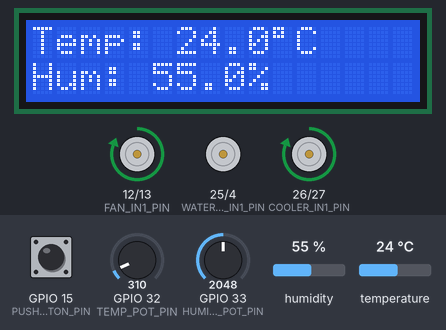
Bench run of a sketch on a simulated ESP32. Shown: 16×2 character LCD, motor-driver pin pairs drawn as motors (green arrow = first pin HIGH = forward, orange = second pin HIGH = backward, longer = more drive). Inputs (shaded band) come from the test bench; at power-on: temperature 24 °C, GPIO 15 (PUSH_BUTTON_PIN) HIGH, GPIO 32 (TEMP_POT_PIN) = 310, GPIO 33 (HUMIDITY_POT_PIN) = 2048, humidity 55 %. WiFi joins after 1.5 s; servers stay silent unless stated; the local clock reads 2024-03-15 10:24:30 at power-on unless the sketch sets it; what the sketch prints to the serial monitor is not drawn.

Above: at 4.8 s.
4.9 s: temperature set to 0 °C
At 6.4 s:
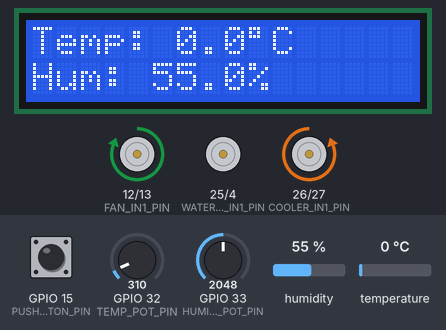
7.6 s: GPIO 15 (PUSH_BUTTON_PIN) pulled LOW for 2.35 s
At 10.7 s:
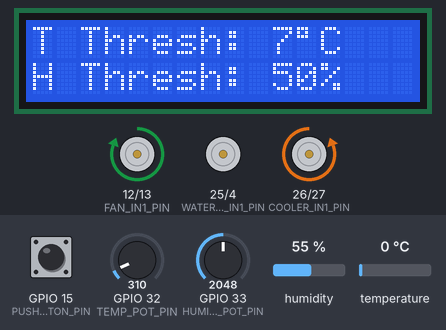
15.9 s: GPIO 32 (TEMP_POT_PIN) set to 372
At 17.4 s:
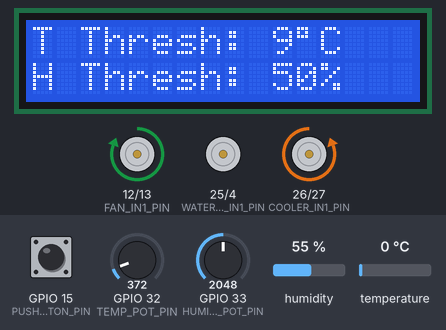
18.6 s: GPIO 33 (HUMIDITY_POT_PIN) set to 2866
At 20.6 s:
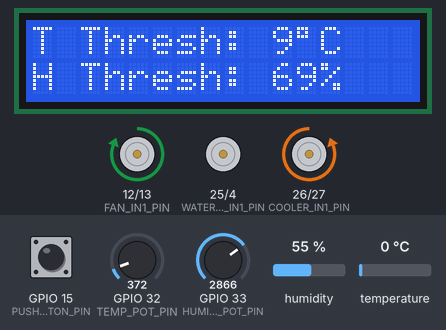
21.5 s: temperature set to 12 °C
At 22.8 s:
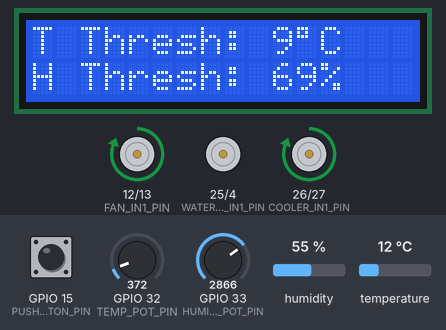
24.2 s: GPIO 32 (TEMP_POT_PIN) set to 445
At 27.3 s:
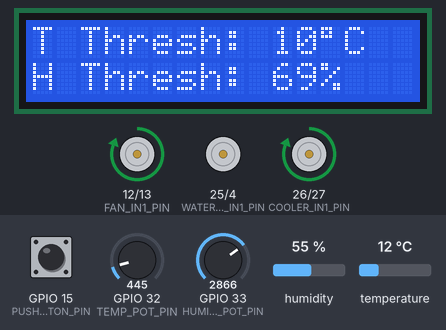
27.7 s: GPIO 32 (TEMP_POT_PIN) set to 527
Timing chart, 0 to 64.6 s (numbered marks = the images above; inputs shaded):
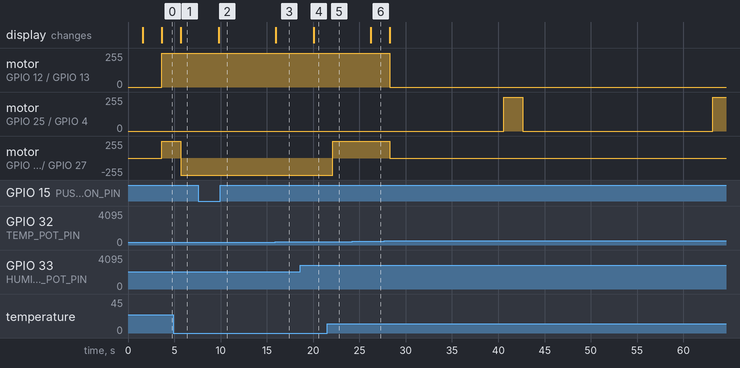

The sketch:

code.ino
```cpp
#include <Wire.h>
#include <LiquidCrystal_I2C.h>
#include <DHT.h>
#include <WiFi.h>
#include <WebServer.h>
#include <ESPmDNS.h>
#include <vector>
#include <time.h>

// --- I2C LCD and DHT Definitions ---
#define I2C_ADDR 0x3F
#define LCD_COLS 16
#define LCD_ROWS 2
#define DHTPIN 14
#define DHTTYPE DHT11

// --- Hardware Pin Definitions ---
#define TEMP_POT_PIN 32        // Analog pin for Temperature Threshold Potentiometer
#define HUMIDITY_POT_PIN 33    // Analog pin for Humidity Threshold Potentiometer
#define PUSH_BUTTON_PIN 15     // Pin for T/H display toggle button (using INPUT_PULLUP)
#define COOLER_IN1_PIN 26      // TEC/Cooler Motor Driver IN1
#define COOLER_IN2_PIN 27      // TEC/Cooler Motor Driver IN2
#define FAN_IN1_PIN 12         // Fan Motor Driver IN1
#define FAN_IN2_PIN 13         // Fan Motor Driver IN2

// --- CRITICAL ADDITION: Water Pump Pins ---
#define WATERPUMP_IN1_PIN 25   // Water Pump Motor Driver IN1 (Ensure this is a valid ESP32 GPIO)
#define WATERPUMP_IN2_PIN 4    // Water Pump Motor Driver IN2 (Ensure this is a valid ESP32 GPIO)

// --- WiFi Credentials ---
const char* ssid = "********";
const char* password = "*******";

// --- Global State Variables ---
String tecState = "Inactive";      // Possible values: "Cooling", "Heating", "Inactive"
String waterPumpState = "Off";     // Possible values: "On", "Off"

// --- Constants and Objects ---
LiquidCrystal_I2C lcd(I2C_ADDR, LCD_COLS, LCD_ROWS);
DHT dht(DHTPIN, DHTTYPE);
WebServer server(80);

// --- Control & Threshold Variables ---
bool displayThresholds = false;
int temperatureThreshold;
int humidityThreshold;

// --- Data Logging Structure and Vector ---
struct SensorData {
    float temperature;
    float humidity;
    unsigned long timestamp; // Unix time
};
std::vector<SensorData> sensorReadings;

// --- Water Pump Cycle Timing (in milliseconds) ---
unsigned long waterPumpCycleStartTime = 0;
const unsigned long waterPumpOnDuration = 2000;   // Pump on for 2 seconds
const unsigned long waterPumpOffDuration = 20000; // Pump off for 20 seconds
const unsigned long waterPumpCyclePeriod = waterPumpOnDuration + waterPumpOffDuration; // 22 seconds total cycle

// --- Function Prototypes ---
void readThresholds();
void storeSensorData();
void updateLCD();
void controlCoolerAndWaterPump();
void handleRoot();
void handleSensorDataJSON();

// =========================================================================
// FUNCTION DEFINITIONS
// =========================================================================

/**
 * @brief Reads the target temperature and humidity thresholds from potentiometers.
 */
void readThresholds() {
    // Read analog value (0-4095 for ESP32), scale to a percentage (0-100)
    temperatureThreshold = map(analogRead(TEMP_POT_PIN), 0, 4095, 0, 100);
    humidityThreshold = map(analogRead(HUMIDITY_POT_PIN), 0, 4095, 0, 100);
}

/**
 * @brief Reads sensor data and stores it in the vector, maintaining a size limit.
 */
void storeSensorData() {
    float temp = dht.readTemperature();
    float hum = dht.readHumidity();

    // Check if the sensor reading is valid before storing
    if (!isnan(temp) && !isnan(hum)) {
        if (sensorReadings.size() >= 100) {
            sensorReadings.erase(sensorReadings.begin());
        }
        SensorData newData = { temp, hum, time(nullptr) };
        sensorReadings.push_back(newData);
    }
}

/**
 * @brief Updates the LCD display with current readings or thresholds.
 */
void updateLCD() {
    lcd.clear();
    if (displayThresholds) {
        lcd.setCursor(0, 0);
        lcd.print("T Thresh: ");
        lcd.print(temperatureThreshold);
        lcd.print((char)223); // Degree symbol
        lcd.print("C");

        lcd.setCursor(0, 1);
        lcd.print("H Thresh: ");
        lcd.print(humidityThreshold);
        lcd.print("%");
    } else {
        if (!sensorReadings.empty()) {
            const SensorData& latestData = sensorReadings.back();
            lcd.setCursor(0, 0);
            lcd.print("Temp: ");
            lcd.print(latestData.temperature, 1);
            lcd.print((char)223);
            lcd.print("C");

            lcd.setCursor(0, 1);
            lcd.print("Hum: ");
            lcd.print(latestData.humidity, 1);
            lcd.print("%");
        } else {
            lcd.setCursor(0, 0);
            lcd.print("Reading Sensor...");
        }
    }
}

/**
 * @brief Controls the cooler/TEC, fan, and water pump based on sensor readings and thresholds.
 */
void controlCoolerAndWaterPump() {
    if (sensorReadings.empty()) return;

    const SensorData& latestData = sensorReadings.back();
    const float HYSTERESIS = 1.0; // 1.0 degree C dead band for TEC control

    // --- Cooler and Fan Control Logic (with Hysteresis) ---

    // Cooling: Current Temp > Threshold + Hysteresis/2
    if (latestData.temperature > (temperatureThreshold + HYSTERESIS / 2.0)) {
        digitalWrite(COOLER_IN1_PIN, HIGH);
        digitalWrite(COOLER_IN2_PIN, LOW);
        tecState = "Cooling";

        // Turn on the fan (assuming IN1 HIGH, IN2 LOW turns it on)
        digitalWrite(FAN_IN1_PIN, HIGH);
        digitalWrite(FAN_IN2_PIN, LOW);

    // Heating: Current Temp < Threshold - Hysteresis/2
    } else if (latestData.temperature < (temperatureThreshold - HYSTERESIS / 2.0)) {
        digitalWrite(COOLER_IN1_PIN, LOW);
        digitalWrite(COOLER_IN2_PIN, HIGH);
        tecState = "Heating";

        // Turn on the fan
        digitalWrite(FAN_IN1_PIN, HIGH);
        digitalWrite(FAN_IN2_PIN, LOW);

    // Inactive: Current Temp is within the Hysteresis dead band
    } else {
        digitalWrite(COOLER_IN1_PIN, LOW);
        digitalWrite(COOLER_IN2_PIN, LOW);
        tecState = "Inactive";

        // Turn off the fan
        digitalWrite(FAN_IN1_PIN, LOW);
        digitalWrite(FAN_IN2_PIN, LOW);
    }

    // --- Water Pump Control Logic (Cyclical for Humidification) ---
    unsigned long currentTime = millis();

    if (latestData.humidity < humidityThreshold) {
        // If the current cycle is over, reset the start time
        if (currentTime - waterPumpCycleStartTime >= waterPumpCyclePeriod) {
            waterPumpCycleStartTime = currentTime;
        }

        // Turn the water pump on for the first 'waterPumpOnDuration' of the cycle
        if (currentTime - waterPumpCycleStartTime < waterPumpOnDuration) {
            digitalWrite(WATERPUMP_IN1_PIN, HIGH); // <--- UNCOMMENTED/FIXED
            digitalWrite(WATERPUMP_IN2_PIN, LOW);  // <--- UNCOMMENTED/FIXED
            waterPumpState = "On";
        } else {
            // Keep the water pump off for the rest of the cycle
            digitalWrite(WATERPUMP_IN1_PIN, LOW);  // <--- UNCOMMENTED/FIXED
            digitalWrite(WATERPUMP_IN2_PIN, LOW);  // <--- UNCOMMENTED/FIXED
            waterPumpState = "Off";
        }
    } else {
        // Stop the water pump if the humidity is met or exceeded
        digitalWrite(WATERPUMP_IN1_PIN, LOW);  // <--- UNCOMMENTED/FIXED
        digitalWrite(WATERPUMP_IN2_PIN, LOW);  // <--- UNCOMMENTED/FIXED
        waterPumpState = "Off";

        // Reset the cycle start time to ensure a full delay before the next activation
        waterPumpCycleStartTime = currentTime;
    }
}

/**
 * @brief Handles the root web page request (serves the HTML/CSS/JS).
 */
void handleRoot() {
    server.send(200, "text/html", R"=====(
<!DOCTYPE html>
<html>
<head>
<link rel="stylesheet" href="https://cdnjs.cloudflare.com/ajax/libs/font-awesome/5.15.4/css/all.min.css" />
<meta charset='UTF-8'>
<title>Sensor Data</title>
<script src="https://cdn.jsdelivr.net/npm/chart.js"></script>
<style>
body { text-align: center; background-color: #f0f8ff; font-family: Arial, sans-serif; }
h1 { background-color: #007BFF; color: white; padding: 15px; margin-bottom: 20px; }
.data-box {
    margin: 10px auto;
    width: 80%;
    max-width: 600px;
    padding: 15px;
    border-radius: 8px;
    box-shadow: 0 4px 8px rgba(0,0,0,0.1);
    background-color: white;
}
p { font-size: 20px; margin: 8px 0; }
i { font-size: 24px; margin-right: 8px; }
#currentTemperature i { color: #ff4500; }
#currentHumidity i { color: #00bfff; }
#tempThreshold, #humidityThreshold { color: #444; font-size: 18px; }
#lastUpdated { font-size: 14px; color: #777; margin-top: 15px; }
#tecState, #waterPumpState {
    font-weight: bold;
    padding: 5px 10px;
    border-radius: 5px;
    display: inline-block;
    margin-top: 10px;
}
#chart-container {
    width: 80%;
    max-width: 800px;
    margin: 20px auto;
    background-color: white;
    padding: 20px;
    border-radius: 8px;
    box-shadow: 0 4px 8px rgba(0,0,0,0.1);
}
</style>
<script>
function fetchData() {
    const scrollPosition = window.scrollY; // Capture the current scroll position
    fetch('/sensorDataJSON')
    .then(response => response.json())
    .then(data => {
        document.getElementById('currentTemperature').innerHTML = '<i class="fas fa-thermometer-half"></i> Current Temperature: ' + data.latestTemperature + '°C';
        document.getElementById('currentHumidity').innerHTML = '<i class="fas fa-tint"></i> Current Humidity: ' + data.latestHumidity + '%';
        document.getElementById('tempThreshold').innerText = 'Temperature Threshold: ' + data.temperatureThreshold + '°C';
        document.getElementById('humidityThreshold').innerText = 'Humidity Threshold: ' + data.humidityThreshold + '%';
        document.getElementById('lastUpdated').innerText = 'Last Updated: ' + new Date(data.lastUpdated * 1000).toLocaleString();

        // TEC State Logic
        var tecStateElement = document.getElementById('tecState');
        tecStateElement.innerText = 'TEC State: ' + data.tecState;
        if(data.tecState === "Cooling") {
            tecStateElement.style.backgroundColor = '#1e90ff'; // Dodger Blue
            tecStateElement.style.color = 'white';
        } else if(data.tecState === "Heating") {
            tecStateElement.style.backgroundColor = '#dc143c'; // Crimson Red
            tecStateElement.style.color = 'white';
        } else {
            tecStateElement.style.backgroundColor = '#f0f0f0';
            tecStateElement.style.color = 'black';
        }

        // Water Pump State Logic
        var waterPumpStateElement = document.getElementById('waterPumpState');
        waterPumpStateElement.innerText = 'Water Pump State: ' + data.waterPumpState;
        if(data.waterPumpState === "On") {
            waterPumpStateElement.style.backgroundColor = '#32cd32'; // Lime Green
            waterPumpStateElement.style.color = 'white';
        } else {
            waterPumpStateElement.style.backgroundColor = '#87cefa'; // Light Sky Blue
            waterPumpStateElement.style.color = 'white';
        }

        renderChart(data.data);
        window.scrollTo(0, scrollPosition);
    });
}

function renderChart(sensorData) {
    const ctx = document.getElementById('sensorChart').getContext('2d');
    if (window.chart) {
        window.chart.destroy(); // Clear existing chart
    }

    // Prepare labels and datasets
    const labels = sensorData.map(data => new Date(data.timestamp * 1000).toLocaleTimeString());
    const temperatureData = sensorData.map(data => data.temperature);
    const humidityData = sensorData.map(data => data.humidity);

    window.chart = new Chart(ctx, {
        type: 'line',
        data: {
            labels: labels,
            datasets: [
                {
                    label: 'Temperature (°C)',
                    data: temperatureData,
                    borderColor: 'red',
                    backgroundColor: 'rgba(255, 99, 132, 0.2)',
                    fill: false,
                    yAxisID: 'y'
                },
                {
                    label: 'Humidity (%)',
                    data: humidityData,
                    borderColor: 'blue',
                    backgroundColor: 'rgba(54, 162, 235, 0.2)',
                    fill: false,
                    yAxisID: 'y1'
                }
            ]
        },
        options: {
            responsive: true,
            scales: {
                y: {
                    type: 'linear',
                    display: true,
                    position: 'left',
                    title: {
                        display: true,
                        text: 'Temperature (°C)'
                    }
                },
                y1: {
                    type: 'linear',
                    display: true,
                    position: 'right',
                    title: {
                        display: true,
                        text: 'Humidity (%)'
                    },
                    grid: {
                        drawOnChartArea: false, // Only draw grid lines for the first axis
                    }
                }
            }
        }
    });
}

document.addEventListener('DOMContentLoaded', fetchData);
setInterval(fetchData, 5000); // Fetch new data every 5 seconds
</script>
</head>
<body>
    <h1>Climate Control Monitor (ESP32)</h1>
    <div class="data-box">
        <p id="currentTemperature"></p>
        <p id="currentHumidity"></p>
        <p id="tempThreshold"></p>
        <p id="humidityThreshold"></p>
        <p>
            <span id="tecState">TEC State: --</span>
            <span id="waterPumpState">Water Pump State: --</span>
        </p>
        <p id="lastUpdated"></p>
    </div>
    <div id="chart-container">
        <h2>History Chart</h2>
        <canvas id="sensorChart"></canvas>
    </div>
</body>
</html>
)=====");
}

/**
 * @brief Handles the JSON data request for the web server.
 */
void handleSensorDataJSON() {
    String jsonResponse = "{";
    unsigned long lastUpdateTime = time(nullptr);

    if (!sensorReadings.empty()) {
        const SensorData& latestData = sensorReadings.back();
        jsonResponse += "\"latestTemperature\":" + String(latestData.temperature, 1) + ",";
        jsonResponse += "\"latestHumidity\":" + String(latestData.humidity, 1) + ",";
        jsonResponse += "\"temperatureThreshold\":" + String(temperatureThreshold) + ",";
        jsonResponse += "\"humidityThreshold\":" + String(humidityThreshold) + ",";
        jsonResponse += "\"lastUpdated\":" + String(lastUpdateTime) + ",";
        jsonResponse += "\"data\":[";
        for (size_t i = 0; i < sensorReadings.size(); ++i) {
            const SensorData& data = sensorReadings[i];
            jsonResponse += "{\"temperature\":" + String(data.temperature, 1) + ", \"humidity\":" + String(data.humidity, 1) + ", \"timestamp\":" + String(data.timestamp) + "}";
            if (i < sensorReadings.size() - 1) jsonResponse += ",";
        }
        jsonResponse += "]";
    } else {
        jsonResponse += "\"latestTemperature\": null,";
        jsonResponse += "\"latestHumidity\": null,";
        jsonResponse += "\"temperatureThreshold\":" + String(temperatureThreshold) + ",";
        jsonResponse += "\"humidityThreshold\":" + String(humidityThreshold) + ",";
        jsonResponse += "\"lastUpdated\":" + String(lastUpdateTime) + ",";
        jsonResponse += "\"data\":[]";
    }

    jsonResponse += ",\"tecState\":\"" + tecState + "\"";
    jsonResponse += ",\"waterPumpState\":\"" + waterPumpState + "\"";
    jsonResponse += "}";

    server.send(200, "application/json", jsonResponse);
    Serial.println("Data transferred to the webserver.");
}

// =========================================================================
// SETUP and LOOP
// =========================================================================

void setup() {
    Serial.begin(115200);

    // --- LCD & DHT Setup ---
    lcd.init();
    lcd.backlight();
    dht.begin();

    // --- Pin Mode Setup ---
    pinMode(TEMP_POT_PIN, INPUT);
    pinMode(HUMIDITY_POT_PIN, INPUT);
    pinMode(PUSH_BUTTON_PIN, INPUT_PULLUP);
    pinMode(COOLER_IN1_PIN, OUTPUT);
    pinMode(COOLER_IN2_PIN, OUTPUT);
    pinMode(FAN_IN1_PIN, OUTPUT);
    pinMode(FAN_IN2_PIN, OUTPUT);
    // CRITICAL FIX: Water Pump Pin Modes
    pinMode(WATERPUMP_IN1_PIN, OUTPUT);
    pinMode(WATERPUMP_IN2_PIN, OUTPUT);

    // --- WiFi Connection ---
    lcd.clear();
    lcd.setCursor(0, 0);
    lcd.print("Connecting to");
    lcd.setCursor(0, 1);
    lcd.print(ssid);

    WiFi.begin(ssid, password);
    int attempts = 0;
    while (WiFi.status() != WL_CONNECTED && attempts < 20) {
        delay(500);
        Serial.print(".");
        attempts++;
    }

    // --- Post-WiFi Setup ---
    lcd.clear();
    if (WiFi.status() == WL_CONNECTED) {
        lcd.setCursor(0, 0);
        lcd.print("Connected!");
        lcd.setCursor(0, 1);
        lcd.print(WiFi.localIP());
        Serial.println("\nConnected to WiFi");
        Serial.print("IP Address: ");
        Serial.println(WiFi.localIP());

        // mDNS Setup
        if (!MDNS.begin("esp32")) {
            Serial.println("Error starting mDNS");
        }

        // NTP Time Sync
        configTime(0, 0, "pool.ntp.org", "time.nist.gov");
        Serial.println("Waiting for NTP time sync: ");
        time_t nowSecs = time(nullptr);
        while (nowSecs < 24 * 3600) {
            delay(500);
            Serial.print(".");
            nowSecs = time(nullptr);
        }
        Serial.println("\nTime synchronized");

        // Web Server Setup
        server.on("/", handleRoot);
        server.on("/sensorDataJSON", HTTP_GET, handleSensorDataJSON);
        server.begin();
        Serial.println("HTTP server started");
    } else {
        lcd.setCursor(0, 0);
        lcd.print("WiFi Failed!");
        Serial.println("\nWiFi connection failed.");
    }
    delay(2000);
}

void loop() {
    server.handleClient();
    readThresholds();
    storeSensorData();
    controlCoolerAndWaterPump();

    // --- Button Debounce/Toggle Logic ---
    static bool lastButtonState = HIGH;
    static unsigned long lastDebounceTime = 0;
    const unsigned long debounceDelay = 50; // milliseconds

    bool currentButtonState = digitalRead(PUSH_BUTTON_PIN);

    if (currentButtonState != lastButtonState) {
        lastDebounceTime = millis();
    }

    if ((millis() - lastDebounceTime) > debounceDelay) {
        if (currentButtonState == LOW) { // Button pressed
            displayThresholds = !displayThresholds;
        }
    }

    lastButtonState = currentButtonState;

    // --- Update LCD and delay for next sensor read/control loop ---
    updateLCD();
    delay(2000); // 2 second delay between full control cycles/LCD update
}
```

Measured:
- after the input at 4.9 s, motor on GPIO 26 (COOLER_IN1_PIN) / GPIO 27 (COOLER_IN2_PIN): forward 255/255 → backward 255/255 after 0.79 s; the display: changes after 0.81 s (image 1)
- after the input at 7.6 s, the display: changes after 2.2 s (image 2)
- after the input at 15.9 s, the display: changes after 0.07 s (image 3)
- after the input at 18.6 s, the display: changes after 1.5 s (image 4)
- after the input at 21.5 s, motor on GPIO 26 (COOLER_IN1_PIN) / GPIO 27 (COOLER_IN2_PIN): backward 255/255 → forward 255/255 after 0.60 s
- after the input at 24.2 s, the display: changes after 2.0 s (image 6)
- after the input at 27.7 s, motor on GPIO 12 (FAN_IN1_PIN) / GPIO 13 (FAN_IN2_PIN), motor on GPIO 26 (COOLER_IN1_PIN) / GPIO 27 (COOLER_IN2_PIN): forward 255/255 → stopped after 0.55 s
